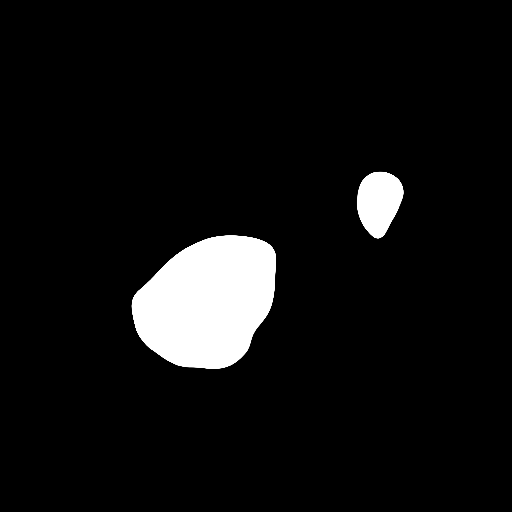
#> input picture GenerateMaskOverlays/556_prd.png, 512 x 512 px
$ python main.py
#> lines starting #> are read from the running program, lines starting #| are printed output that depends on the picture; after the words box and inside, x2 and y2 are one past the last pixel; in counts of white or black regions, pixels touching at a corner belong together
"""
script to generate image overlays of black and white masks along with a corresponding
multi plot for the overlays of the original image and the annotation along with
the original image and the model prediction, along with the original image
"""
import os

import cv2
import click
import numpy as np
import time
import progressbar
import matplotlib.pyplot as plt

def justGetBoundarySingleImage(
    img_path: str,
    output_path: str = None,
):
    """
    Takes a binary mask as input, @img_path, (just black + white) and returns
    the boundary as a numpy array. Also saves it to the @output_path.

    Taken from: https://medium.com/@rootaccess/how-to-detect-edges-of-a-mask-in-python-with-opencv-4bcdb3049682
    """
#> called with img_path = '556_prd.png'
    img_data = cv2.imread(img_path)
#> img_data is the input picture: shape (512, 512, 3); min 0, max 255, mean 16.3
    img_data = img_data > 128
#> img_data: shape (512, 512, 3) bool; 6.4% white; 2 white regions, box (x1, y1, x2, y2) and area: (132, 235, 276, 369) 14473, (357, 172, 404, 239) 2272

    img_data = np.asarray(img_data[:, :, 0], dtype=np.double)
    gx, gy = np.gradient(img_data)
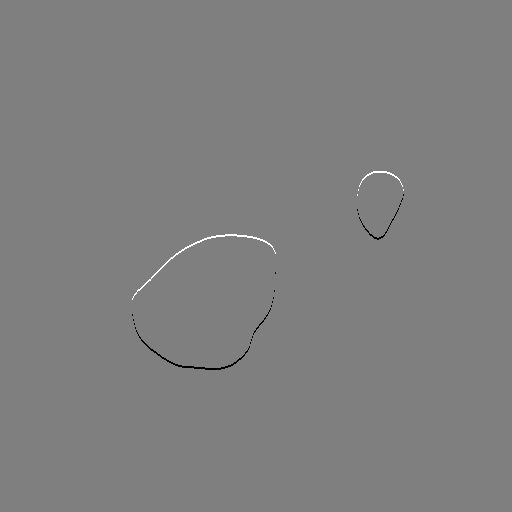
#> gx: shape (512, 512) float64; min -0.5, max 0.5, mean 0; drawn with min black and max white
    temp_edge = gy * gy + gx * gx
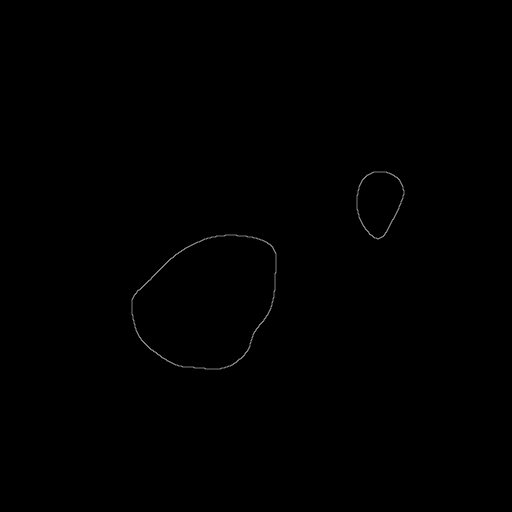
#> temp_edge: shape (512, 512) float64; min 0, max 0.5, mean 0.0015
    temp_edge[temp_edge != 0.0] = 255.0
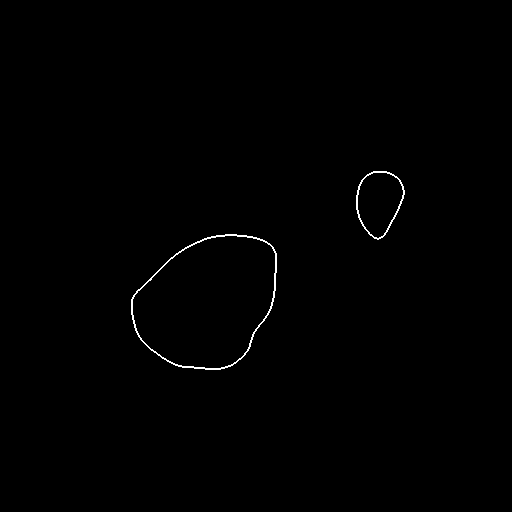
#> temp_edge: shape (512, 512) float64; 0.42% white in thin lines or dots, all inside (x1, y1, x2, y2) = (131, 171, 405, 370)
    temp_edge = np.asarray(temp_edge, dtype=np.uint8)

    if output_path != None:
        cv2.imwrite(output_path, temp_edge)
    return temp_edge

def overlayOriginalImage(
    img_path: str,
    msk_path: str,
    maskColor: str = 'white', # white, red, purple
    output_path: str = None,
):
    msk_edge = justGetBoundarySingleImage(msk_path)

    og_image = cv2.imread(img_path)
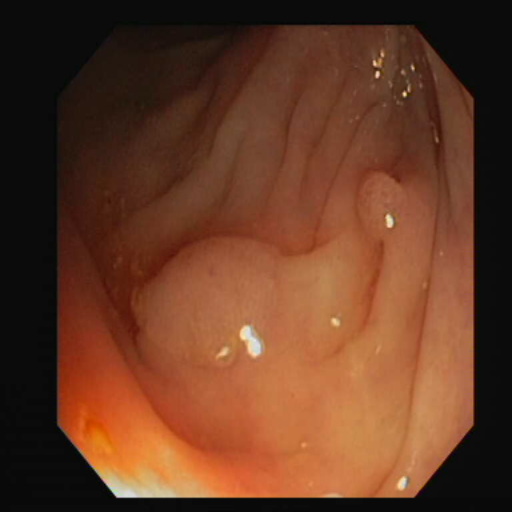
#> input picture GenerateMaskOverlays/556_img.png, 512 x 512 px
#> og_image is the input picture: shape (512, 512, 3); mean B, G, R 36.8, 58.5, 102.4
    msk_image = cv2.imread(msk_path, cv2.IMREAD_COLOR)

    # uncomment this line
    if maskColor == 'white':
        pass
    elif maskColor == 'red':
        msk_image[np.where((msk_image==[255, 255, 255]).all(axis=2))] = [0, 0, 255]
    elif maskColor == 'green':
        msk_image[np.where((msk_image==[255, 255, 255]).all(axis=2))] = [255, 255, 0]
    elif maskColor == 'lighter_pink':
        msk_image[np.where((msk_image==[255, 255, 255]).all(axis=2))] = [255, 0, 0]
    elif maskColor == 'pink':
        msk_image[np.where((msk_image==[255, 255, 255]).all(axis=2))] = [255, 0, 255]
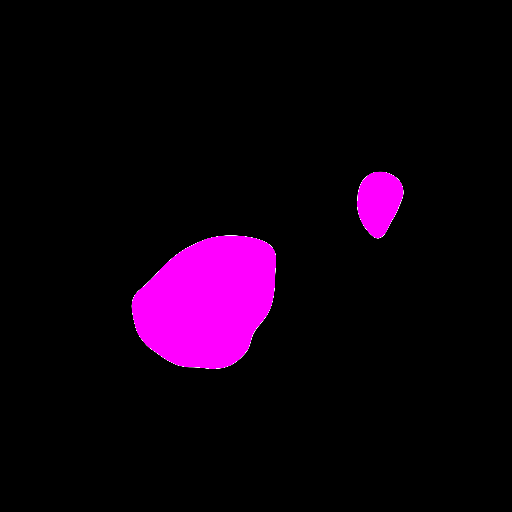
#> msk_image: shape (512, 512, 3); 6.3% of pixels changed, all inside (x1, y1, x2, y2) = (132, 172, 403, 369)
    elif maskColor == 'grey':
        msk_image[np.where((msk_image==[255, 255, 255]).all(axis=2))] = [255,165,0]
    else:
        raise ValueError(f'maskColor: {maskColor} not available.')


    # this puts on the annotation or prediction with some transparency
    merged_image = cv2.addWeighted(og_image,1.0,msk_image,0.2,1.0)
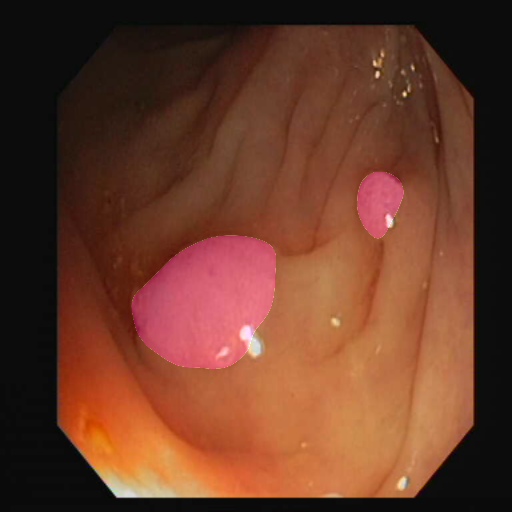
#> merged_image: shape (512, 512, 3); mean B, G, R 41.1, 59.6, 106.6


    # now put on the border with no transparency / full opacity
    merged_image = cv2.addWeighted(merged_image,1.0, cv2.cvtColor(msk_edge, cv2.COLOR_GRAY2RGB),1.0,1.0)

    if output_path != None:
        cv2.imwrite(output_path, merged_image)

# [9 lines left out: function getSortedListOfFilePaths, not called in this run]

def getSortedListofFileNames(dir: str):
    """
    returns list of files from os.listdir just sorted (inc order) assuming ALL
    numbers
    same as above but just doesnt return the total path to the file it just
    returns the file name
    """
#> (the run stopped early here; a loop or call above may not have finished)
